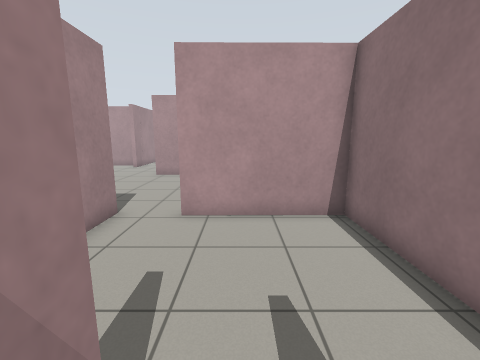
view 1 (above)

20 first-person views from a walk through a robot-simulator world made for Gazebo. The camera is 1.2 m above the floor, tilts 10° down and sees 90° across. The floor is counted in squares, 0.5 m on a side. Each view is taken from the middle of a square. On the plan, view 1 faces up. The plan holds only what a view shows up to about 16 squares ahead; the rest is blank. The robots in the file are not drawn.

view 2
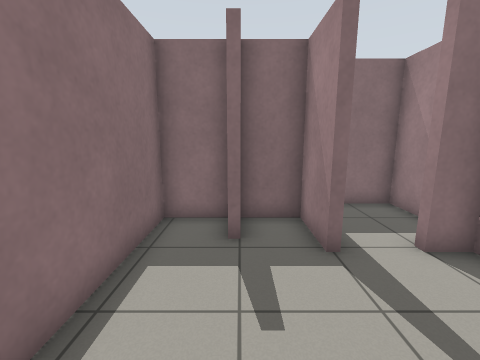

view 3
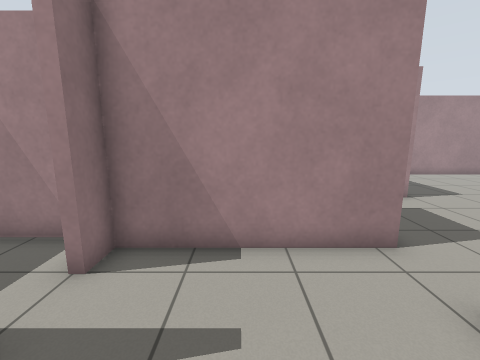

view 4
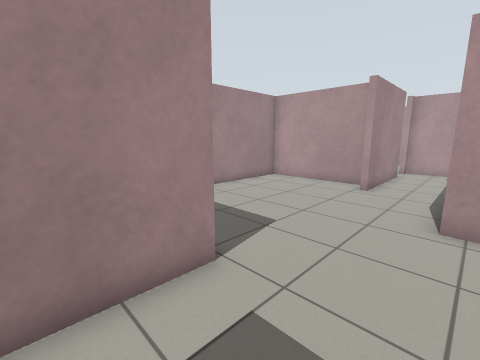

view 5
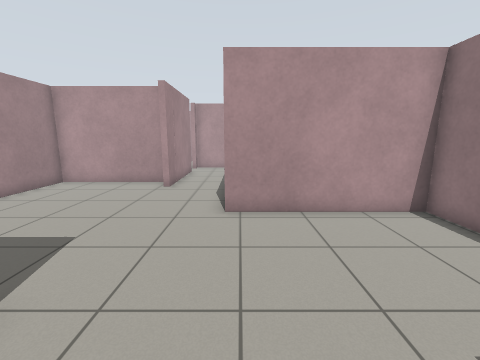

view 6
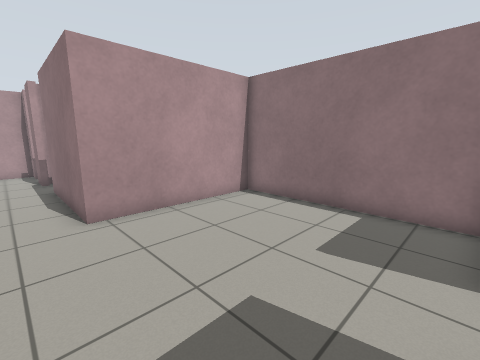

view 7
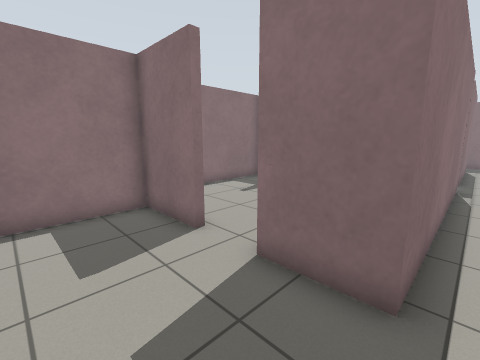

view 8
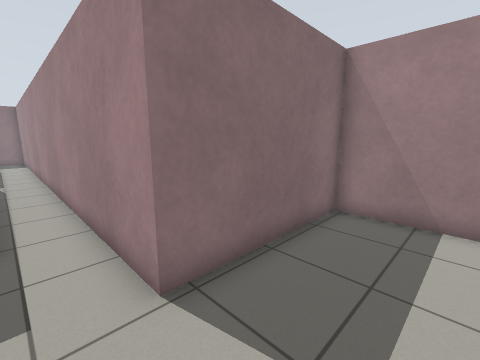

view 9
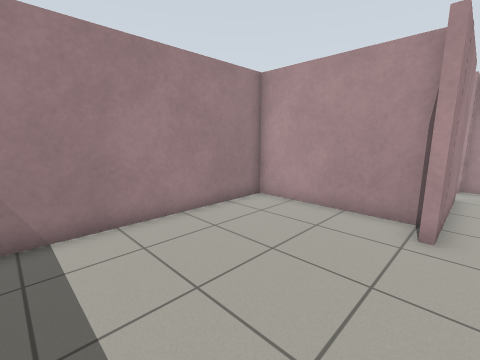

view 10
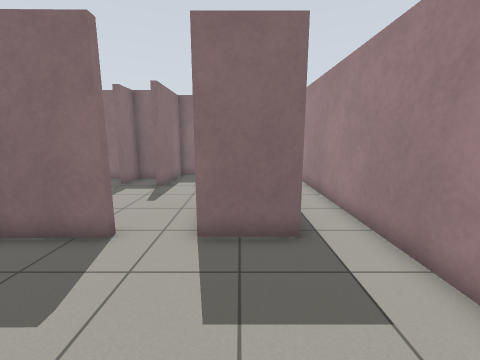

view 11
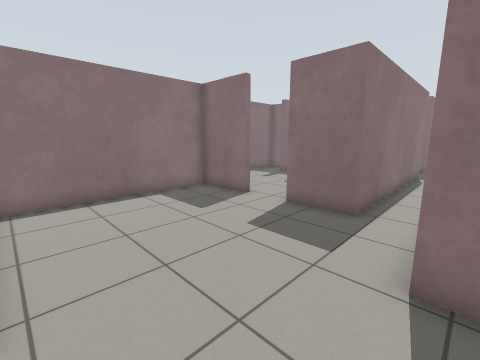

view 12
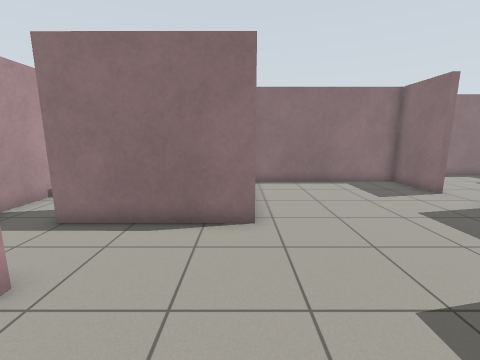

view 13
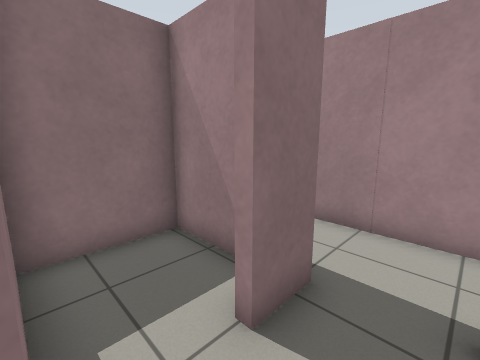

view 14
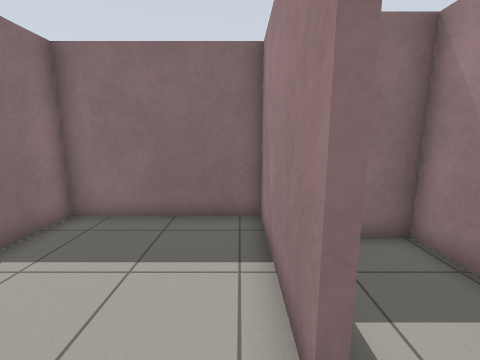

view 15
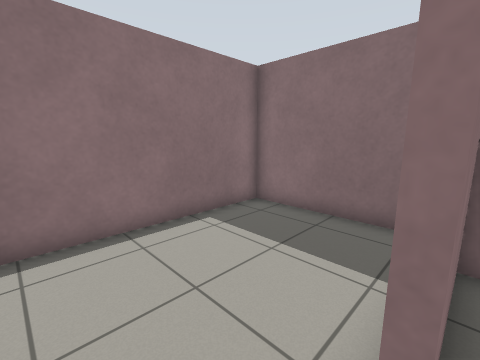

view 16
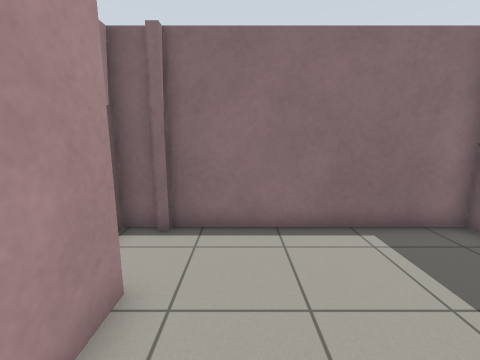

view 17
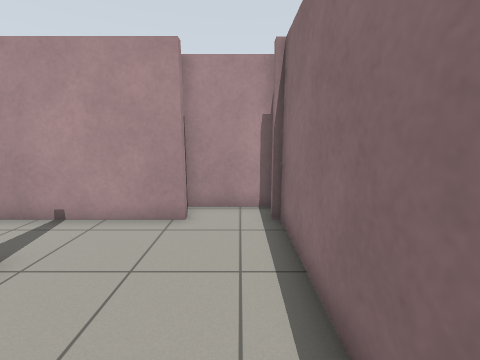

view 18
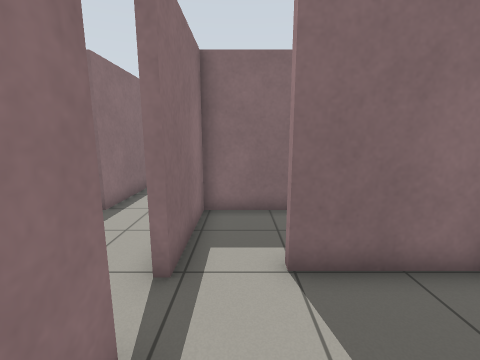

view 19
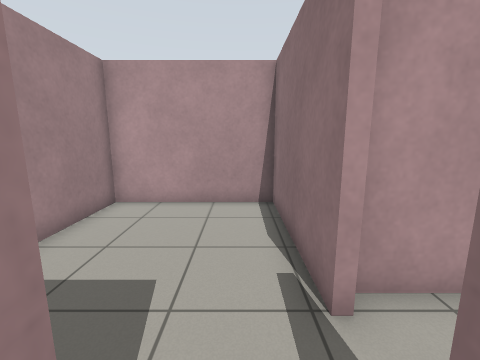

view 20
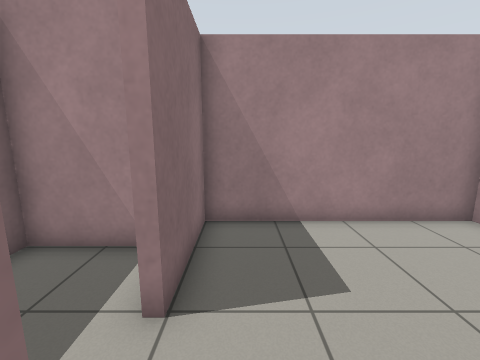

### Floor plan
Points are (right, up) in squares from view 1. A wall is a line through its corners. A room is listed if a view was taken in it or the views show most of it. See-through windows are left out.
Room 1 (views 1, 2, 3)
walls: (-0.8, 1.2) (-0.8, -1) (1.1, -1) (1.1, 0.6) (1.4, 0.6); (1.3, -1) (3.3, -1) (3.3, 7.3) (-0.6, 7.2)
ways out: opening at (-1, 4) to room 7
Room 2 (views 4, 5, 6, 7, 8, 9, 10, 11, 12)
walls: (-6.5, 7.5) (-4, 7.5) (-4, 6.5); (-8.9, 20.9) (-14.7, 20.9) (-14.7, 10.8) (-8.5, 10.8) (-8.5, 7.6); (-8.5, 21.6) (-8.5, 19.7) (-8.9, 19.7); (-1.8, 7.2) (-1.8, 7.5) (1.1, 7.5) (1.1, 15.6) (-5.5, 15.6) (-5.5, 21.2)
ways out: opening at (-3, 7) to room 7; opening at (-6.5, 20.5) to room 9; opening at (-7, 8)
Room 3 (views 13, 15, 16)
walls: (-5.2, 19.7) (-5.2, 17.4) (-1.9, 17.4) (-2, 21.2); (-1.5, 23.8) (-3.4, 23.8)
ways out: opening at (-2, 22.5) to room 4; opening at (-4.5, 22.5) to room 9
Room 4 (views 14, 17)
walls: (-1.7, 21.2) (-1.7, 15.9) (4.2, 15.9) (4.2, 23.9); (1.5, 23.8) (-1.5, 23.8); (4, 23.8) (4, 24.3); (4.2, 24.1) (4.2, 25.2) (1.1, 25.2)
ways out: opening at (-2, 22.5) to room 3
Room 5 (views 18, 20)
walls: (-8.8, 26.9) (-8.8, 32.8) (-14.7, 32.8) (-14.7, 25) (-10.9, 25); (-7.6, 27.4) (-8.5, 27.4); (-8.8, 25.2) (-8.4, 25.2)
ways out: opening at (-10, 25) to room 6; opening at (-8.5, 26) to room 10
Room 6 (view 19)
walls: (-13, 23.8) (-13, 21.2) (-8.8, 21.2) (-8.8, 25.2)
ways out: opening at (-10, 25) to room 5
Room 7 (no view inside)
walls: (-1.2, 1.2) (-0.8, 1.2); (-4, 6.5) (-4, 1.2) (-2.9, 1.2); (-0.6, 7.2) (-1.8, 7.2)
ways out: opening at (-1, 4) to room 1; opening at (-3, 7) to room 2; opening at (-2, 1) to room 8
Room 8 (no view inside)
walls: (-4.5, -0.2) (-4.5, -2.6) (-1.2, -2.6) (-1.2, 1.2)
ways out: opening at (-2, 1) to room 7
Room 9 (no view inside)
walls: (-5.2, 23.3) (-5.7, 23.3); (-5.5, 21.2) (-3.9, 21.2); (-8.4, 23.5) (-8.5, 21.6); (-3.4, 23.8) (-5.4, 23.8)
ways out: opening at (-6.5, 20.5) to room 2; opening at (-4.5, 22.5) to room 3; opening at (-7, 24.5) to room 10
Room 10 (no view inside)
walls: (-8.4, 25.2) (-8.4, 23.5); (-5.7, 26.1) (-5.7, 27.4) (-7.6, 27.4); (-5.7, 23.3) (-5.7, 24.8)
ways out: opening at (-8.5, 26) to room 5; opening at (-7, 24.5) to room 9

Where each view was taken, in squares from view 1:
view 1: 0 up, 0 right, facing up
view 2: 6 up, 1 right, facing down
view 3: 4 up, 1 right, facing left
view 4: 8 up, 5 left, facing up-left
view 5: 8 up, 5 left, facing up
view 6: 8 up, 7 left, facing up-right
view 7: 11 up, 7 left, facing down-right
view 8: 14 up, 7 left, facing down-left
view 9: 13 up, 8 left, facing up-left
view 10: 13 up, 5 left, facing down
view 11: 15 up, 9 left, facing down-right
view 12: 16 up, 12 left, facing right
view 13: 23 up, 2 left, facing down-left
view 14: 23 up, 1 left, facing down
view 15: 23 up, 2 left, facing down-right
view 16: 22 up, 2 left, facing right
view 17: 17 up, 3 right, facing up
view 18: 29 up, 10 left, facing down
view 19: 24 up, 10 left, facing up
view 20: 26 up, 8 left, facing left
